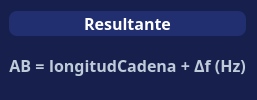
                          <widget class="QFrame" name="frame_9">
                           <property name="sizePolicy">
                            <sizepolicy hsizetype="Preferred" vsizetype="Fixed">
                             <horstretch>0</horstretch>
                             <verstretch>0</verstretch>
                            </sizepolicy>
                           </property>
                           <property name="maximumSize">
                            <size>
                             <width>16777215</width>
                             <height>100</height>
                            </size>
                           </property>
                           <property name="styleSheet">
                            <string notr="true">background-color: rgb(23, 32, 77);
border-radius: 5px;</string>
                           </property>
                           <property name="frameShape">
                            <enum>QFrame::StyledPanel</enum>
                           </property>
                           <property name="frameShadow">
                            <enum>QFrame::Raised</enum>
                           </property>
                           <layout class="QVBoxLayout" name="verticalLayout_20">
                            <property name="leftMargin">
                             <number>9</number>
                            </property>
                            <item>
                             <widget class="QLabel" name="label_top_info_11">
                              <property name="minimumSize">
                               <size>
                                <width>0</width>
                                <height>20</height>
                               </size>
                              </property>
                              <property name="maximumSize">
                               <size>
                                <width>16777215</width>
                                <height>25</height>
                               </size>
                              </property>
                              <property name="font">
                               <font>
                                <family>Satoshi Black</family>
                                <pointsize>12</pointsize>
                                <weight>75</weight>
                                <bold>true</bold>
                               </font>
                              </property>
                              <property name="styleSheet">
                               <string notr="true">QLabel{
	background-color: rgb(33, 46, 112);
	border: 0px solid ;
	border-radius: 8px;
color: white;
}</string>
                              </property>
                              <property name="text">
                               <string>Resultante</string>
                              </property>
                              <property name="alignment">
                               <set>Qt::AlignCenter</set>
                              </property>
                             </widget>
                            </item>
                            <item>
                             <widget class="QFrame" name="frame_31">
                              <property name="maximumSize">
                               <size>
                                <width>300</width>
                                <height>50</height>
                               </size>
                              </property>
                              <property name="frameShape">
                               <enum>QFrame::StyledPanel</enum>
                              </property>
                              <property name="frameShadow">
                               <enum>QFrame::Raised</enum>
                              </property>
                              <layout class="QHBoxLayout" name="horizontalLayout_27">
                               <property name="spacing">
                                <number>4</number>
                               </property>
                               <property name="leftMargin">
                                <number>0</number>
                               </property>
                               <property name="topMargin">
                                <number>0</number>
                               </property>
                               <property name="rightMargin">
                                <number>0</number>
                               </property>
                               <property name="bottomMargin">
                                <number>0</number>
                               </property>
                               <item>
                                <widget class="QLabel" name="label_top_info_12">
                                 <property name="minimumSize">
                                  <size>
                                   <width>0</width>
                                   <height>20</height>
                                  </size>
                                 </property>
                                 <property name="maximumSize">
                                  <size>
                                   <width>16777215</width>
                                   <height>30</height>
                                  </size>
                                 </property>
                                 <property name="font">
                                  <font>
                                   <family>Satoshi</family>
                                   <pointsize>12</pointsize>
                                   <weight>75</weight>
                                   <bold>true</bold>
                                  </font>
                                 </property>
                                 <property name="styleSheet">
                                  <string notr="true">color: rgb(191, 203, 217)</string>
                                 </property>
                                 <property name="text">
                                  <string>AB =</string>
                                 </property>
                                 <property name="alignment">
                                  <set>Qt::AlignCenter</set>
                                 </property>
                                </widget>
                               </item>
                               <item>
                                <widget class="QLabel" name="label_resultFSK">
                                 <property name="minimumSize">
                                  <size>
                                   <width>0</width>
                                   <height>20</height>
                                  </size>
                                 </property>
                                 <property name="maximumSize">
                                  <size>
                                   <width>16777215</width>
                                   <height>30</height>
                                  </size>
                                 </property>
                                 <property name="font">
                                  <font>
                                   <family>Satoshi</family>
                                   <pointsize>12</pointsize>
                                   <weight>75</weight>
                                   <bold>true</bold>
                                  </font>
                                 </property>
                                 <property name="styleSheet">
                                  <string notr="true">color: rgb(191, 203, 217)</string>
                                 </property>
                                 <property name="text">
                                  <string>longitudCadena + Δf (Hz)</string>
                                 </property>
                                 <property name="alignment">
                                  <set>Qt::AlignCenter</set>
                                 </property>
                                </widget>
                               </item>
                              </layout>
                             </widget>
                            </item>
                           </layout>
                          </widget>
